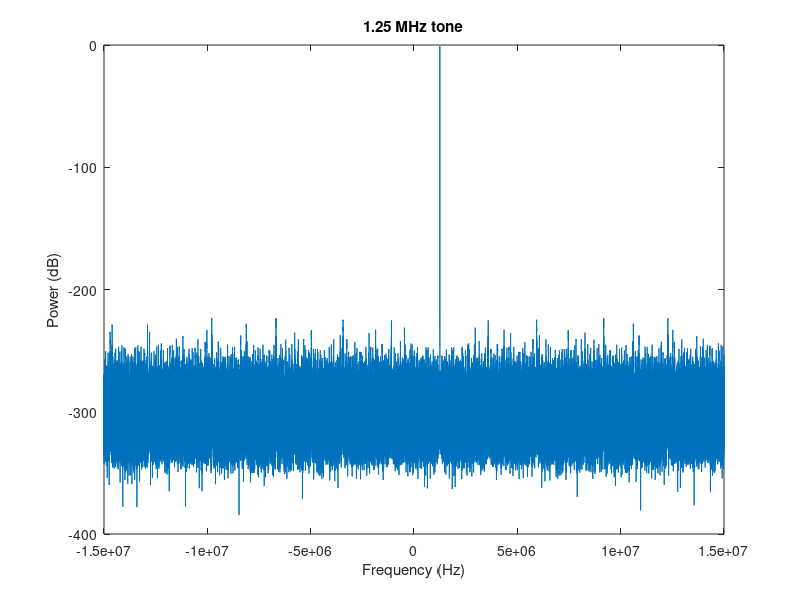

This chart was generated by the following MATLAB code: (Note: this script raises an error after producing the figure.)
function complex_signal_generator()
% ORDER OF OPERATIONS: 
%   1. Open this file and press run to create or update the .csv file
%   2. WAIT FOR THE FILE TO GENERATE - ITS BIG AND TAKES SOME TIME!!!

% function to generate a compmlex sine signal

% importnat note: Number   of   samples   per  buffer  to  use  in  the
%   asynchronous stream.  Must be divisible by  1024 and >= 1024

% clear; clc;

% Our samples must be generated at the samplerate we plan to run the device at
fs = 30e6;

% Generate 10 seconds worth of samples. Bear in mind that when using the 
% binary SC16 Q11 format, 1 sample consumes 4 bytes of memory/disk space.  
% This quickly adds up - 10 seconds @ 2 Msps yields ~ 76.3 MiB. Be careful
% when using higher sample rates!
seconds = 160e-3;
% n = number of samples, fs = sample rate
n = seconds * fs;

% 1.25 MHz, in radians (ω = F_Hz * 2π)
f_rad = 1.25e6 * 2 * pi;

% Phase shift, phi or φ, in radians from degrees (φ = °/180 * π)
deg = 0;
phi = (deg/180) * pi;

% Generate a vector "t" which represents time, in units of samples.
% This starts at t=0, and creates n samples in steps of 1/SAMPLE_RATE
t = [ 0 : (1/fs) : (seconds - 1/fs) ];

% Create a sinusoid (signal = e^(jωt) ) with a magnitude of 0.90
% Shift signal by specified angle (shift = e^(jφ))
signal = 0.90 * exp(1j * phi) * exp(1j * f_rad * t);

% Plot the FFT of our signal as a quick sanity check.
% The NUM_SAMPLES denominator is just to normalize this for display purposes.
f = linspace(-0.5 * fs, 0.5 * fs, length(signal));
plot(f, 20*log10(abs(fftshift(fft(signal)))/n));
xlabel('Frequency (Hz)');
ylabel('Power (dB)');
title('1.25 MHz tone');

% Save the signal to a file
save_csv('zero_element1.csv', signal); 

end
